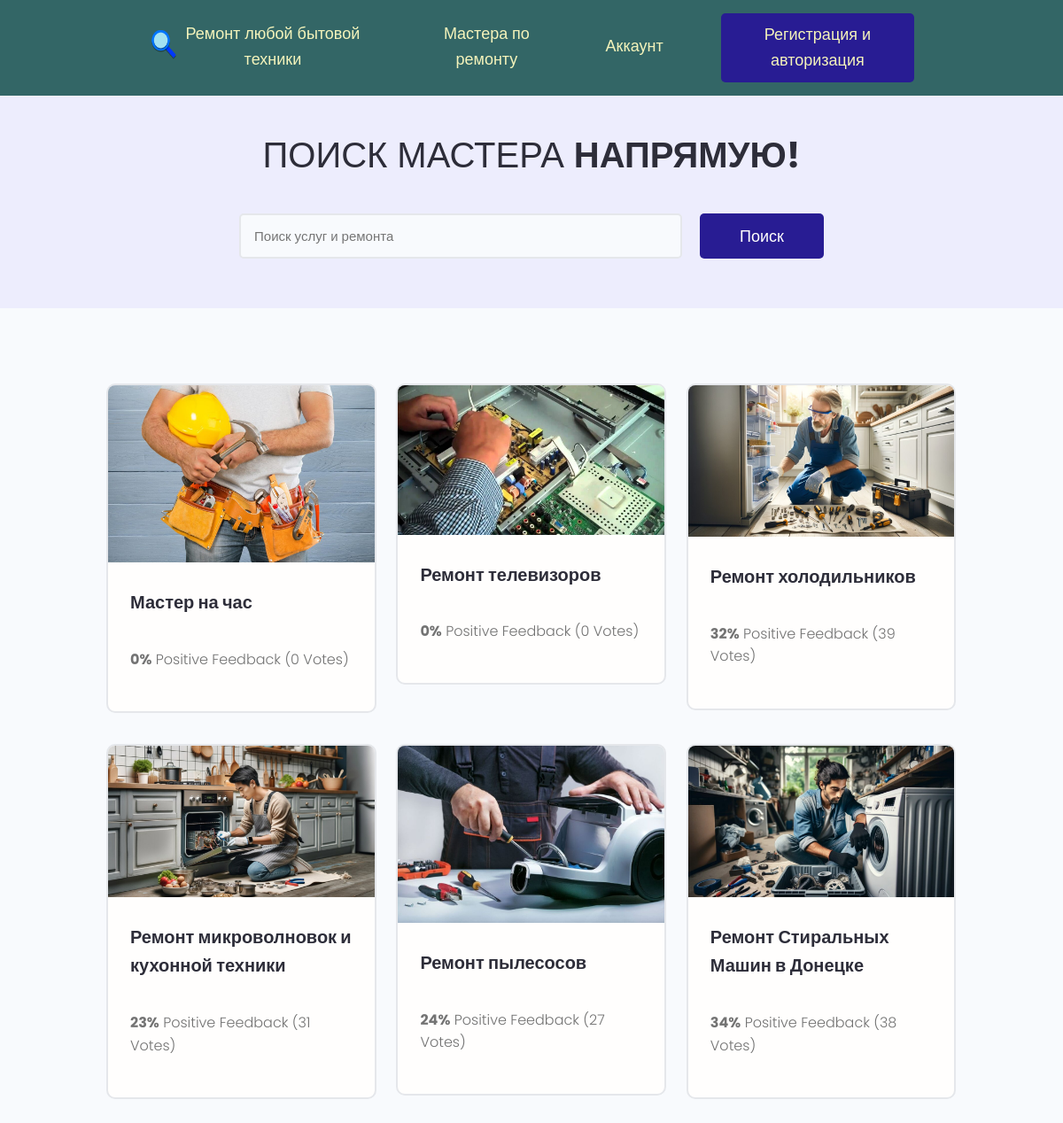
The app's page /, older data.
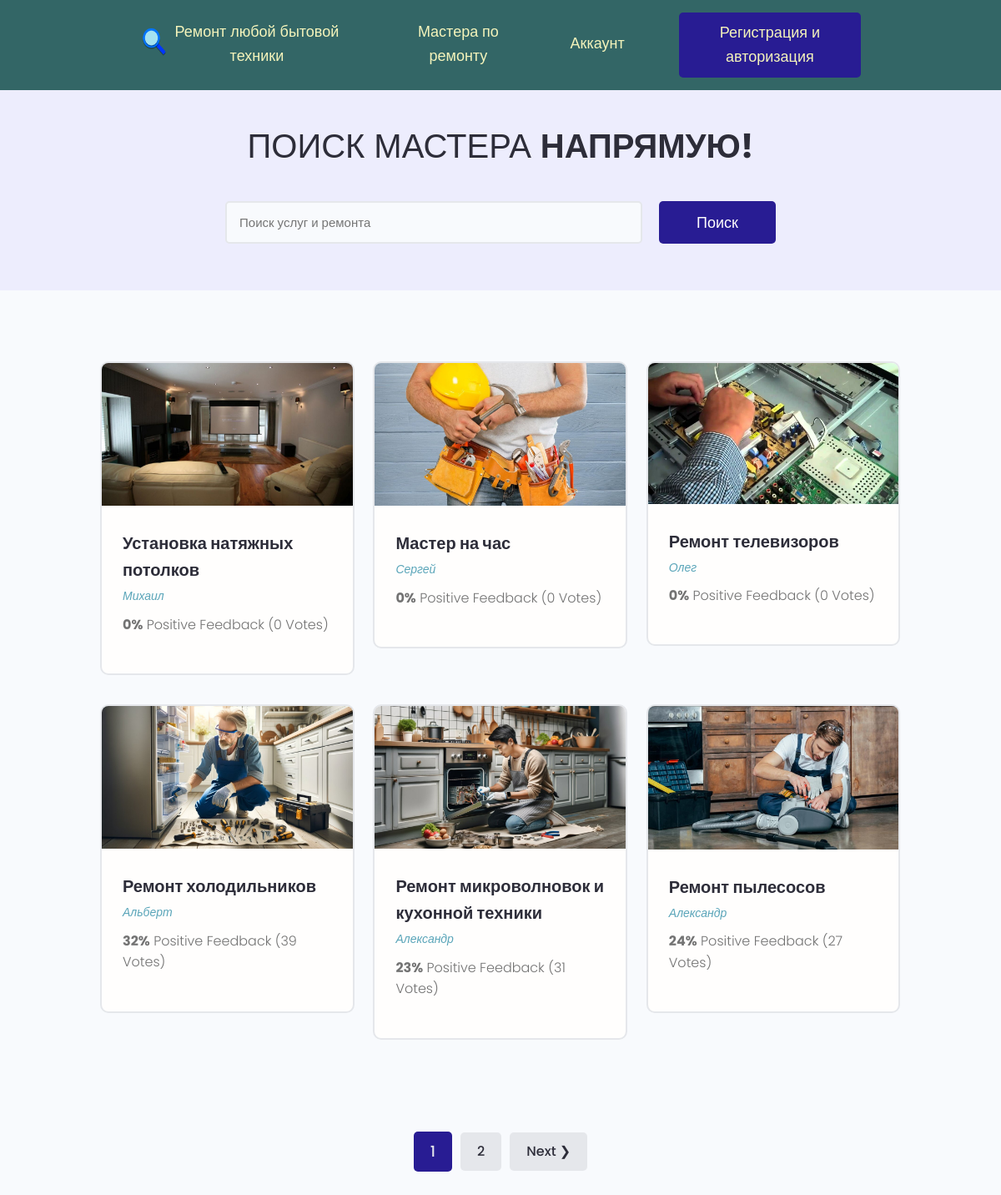
The same page, newer data.
### rembyt/models.py (models this page shows, shortened)
class Repair(models.Model):
    owner = models.ForeignKey(Engineer, on_delete=models.SET_NULL, blank=True, null=True, verbose_name="Мастер")
    type_of_repair = models.CharField(max_length=200, verbose_name="Вид ремонта")
    description = models.TextField(blank=True, verbose_name="Описание")
    my_image = models.ImageField(default="resize_imag.jpg", upload_to='repairs/%Y/%m/%d', verbose_name="Фото")
    price_link = models.FileField(upload_to="repairs/", default="repairs/price_repair_cleaner.jpeg", verbose_name="Цены")
    vote_total = models.IntegerField(default=0, blank=True, verbose_name="Отзывов")
    vote_ratio = models.IntegerField(default=0, blank=True, verbose_name="Положительных отзывов")
    created = models.DateTimeField(auto_now_add=True, verbose_name="Дата")
    class Meta:
        ordering = ["-created"]

### engineers/models.py (models this page shows, shortened)
class Engineer(models.Model):
    engineer = models.OneToOneField(User, on_delete=models.CASCADE, blank=True, verbose_name="Мастер")
    name = models.CharField(max_length=200, blank=True, verbose_name="Имя")
    email = models.EmailField(max_length=200, blank=True, verbose_name="Email")
    username = models.CharField(max_length=200, blank=True, verbose_name="Username")
    i_info = models.TextField(max_length=100, blank=True, verbose_name="Кратко")
    all_info = models.TextField(blank=True, verbose_name="Информация")
    engineer_image = models.ImageField(upload_to="repairs/", default="repairs/engineer.jpeg", verbose_name="Фото")
    education = models.CharField(max_length=200, blank=True, verbose_name="Образование")
    price = models.FileField(upload_to="repairs/", default="repairs/price_repair_cleaner.jpeg", verbose_name="Цены")
    social_website = models.CharField(max_length=200, blank=True, verbose_name="Сайт")
    social_vkontakte = models.CharField(max_length=200, blank=True, verbose_name="Вконтакте")
    social_whatsapp = models.CharField(max_length=200, blank=True, verbose_name="WhatsApp")
    social_telegram = models.CharField(max_length=200, blank=True, verbose_name="Телеграм")
    created = models.DateTimeField(auto_now_add=True, verbose_name="Дата создания")

### rembyt/views.py (the view)
# urls.py: path('', views.repairs, name='repairs'),
def repairs(request):
    rep, search_query2 = search_repair(request)
    custom_range, rep = paginate_repairs(request, rep, 6)
    context = {
        'repairs': rep,
        'search_query2': search_query2,
        'custom_range': custom_range
    }
    return render(request, "rembyt/repairs.html", context)

### rembyt/utils.py (called while the page is built)
def search_repair(request):
    search_query2 = ''
    if request.GET.get('search_query2'):  # получаем данные по имени name="search_query"
        search_query2 = request.GET.get('search_query2')
    rep = Repair.objects.distinct().filter(
        Q(type_of_repair__icontains=search_query2) |
        Q(description__icontains=search_query2)|
        Q(owner__name__icontains=search_query2)
    )
    return rep, search_query2

def paginate_repairs(request, rep, results):
    page = request.GET.get('page')
    paginator = Paginator(rep, results)
    try:
        rep = paginator.page(page)
    except PageNotAnInteger:
        page = 1
        rep = paginator.page(page)
    except EmptyPage:
        page = paginator.num_pages
        rep = paginator.page(page)
    right_index = int(page) + 5
    if right_index > paginator.num_pages:
        right_index = paginator.num_pages + 1
    left_index = int(page) - 4
    if left_index < 1:
        left_index = 1
    custom_range = range(left_index, right_index)
    return custom_range, rep

### rembyt/templates/rembyt/repairs.html (shortened to what this page needs)
{% extends 'rembyt/base.html' %}
{% block content %}
  <main class="projects">
    <section class="hero-section text-center">
      <div class="container container--narrow">
        <div class="hero-section__box">
          <h2>Поиск мастера <span>Напрямую!</span></h2>
        </div>
        <div class="hero-section__search">
          <form id="search" class="form" action="{% url 'repairs' %}" method="get">
            <div class="form__field">
              <input class="input input--text" id="formInput#search" type="text" name="search_query2"
                               placeholder="Поиск услуг и ремонта" value="{{search_query2}}" />
            </div>
            <input class="btn btn--sub btn--lg" type="submit" value="Поиск" />
          </form>
        </div>
      </div>
    </section>
    <section class="projectsList">
      <div class="container">
        <div class="grid grid--three">
          {% for repair in repairs %}
          <div class="column">
            <div class="card project">
              <a href="{% url 'repair' repair.id %}" class="project">
                <img class="project__thumbnail" src="{{ repair.my_image.url }}" alt="project thumbnail" />
                <div class="card__body">
                  <h3 class="project__title">{{ repair.type_of_repair }}</h3>
                  <p><a class="project__author" href="{% url 'file_engineer' repair.owner.id %}">{{repair.owner.name}}</a></p>
                  <p class="project--rating">
                    <span style="font-weight: bold;">{{ repair.vote_ratio }}%</span> Positive
                    Feedback ({{ repair.vote_total }} Votes)
                  </p>
                </div>
              </a>
            </div>
          </div>
          {% endfor %}
        </div>
      </div>
    </section>
{% include 'rembyt/pagination.html' with queryset=repairs %}
  </main>
{% endblock %}

Row changes from the older to the newer data that the page shows:
no longer on this page (row edited): Repair: my_image (picture), type_of_repair "Ремонт Стиральных Машин в Донецке", vote_ratio "34", vote_total "38"
added Repair: my_image (picture), type_of_repair "Установка натяжных потолков", owner.name "Михаил", vote_ratio "0", vote_total "0"
changed Repair "Мастер на час": my_image: a different picture; owner_id empty → 7 (drawn); owner.name (not shown) → "Сергей"
changed Repair "Ремонт телевизоров": owner_id empty → 3 (drawn); owner.name (not shown) → "Олег"
changed Repair "Ремонт холодильников": owner_id empty → 4 (drawn); owner.name (not shown) → "Альберт"
changed Repair "Ремонт микроволновок и кухонной техники": owner_id empty → 5 (drawn); owner.name (not shown) → "Александр"
changed Repair "Ремонт пылесосов": my_image: a different picture; owner_id empty → 5 (drawn); owner.name (not shown) → "Александр"
Text that changed along with them:
new list line: "1"
new list line: "2"
text now shown: "Next ❯"
